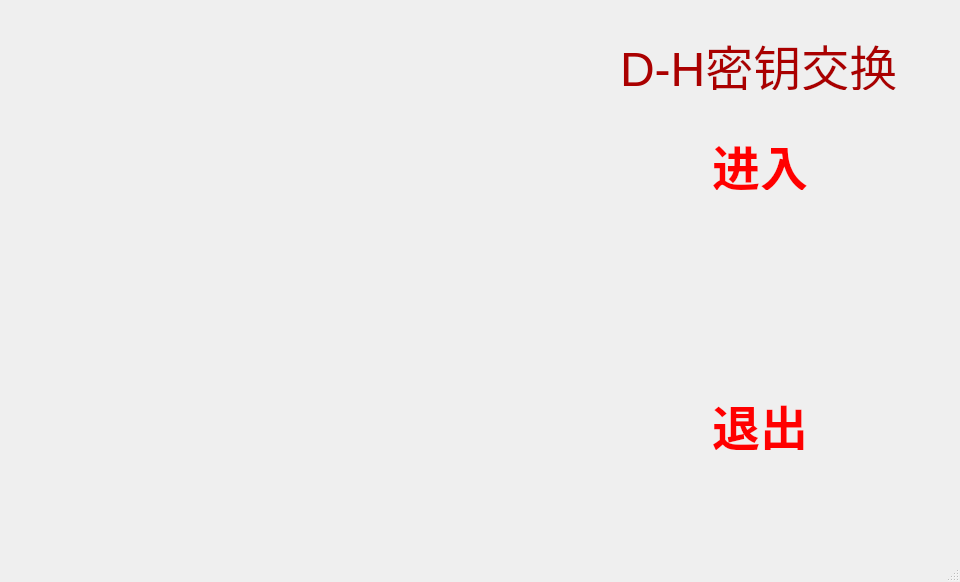
<?xml version="1.0" encoding="UTF-8"?>
<ui version="4.0">
 <class>MainWindow</class>
 <widget class="QMainWindow" name="MainWindow">
  <property name="geometry">
   <rect>
    <x>0</x>
    <y>0</y>
    <width>960</width>
    <height>582</height>
   </rect>
  </property>
  <property name="windowTitle">
   <string>MainWindow</string>
  </property>
  <widget class="QWidget" name="centralwidget">
   <widget class="QLabel" name="label_2">
    <property name="geometry">
     <rect>
      <x>620</x>
      <y>30</y>
      <width>291</width>
      <height>60</height>
     </rect>
    </property>
    <property name="text">
     <string>&lt;html&gt;&lt;head/&gt;&lt;body&gt;&lt;p&gt;&lt;span style=&quot; font-size:36pt; color:#aa0000;&quot;&gt;D-H密钥交换&lt;/span&gt;&lt;/p&gt;&lt;/body&gt;&lt;/html&gt;</string>
    </property>
   </widget>
   <widget class="QLabel" name="label_4">
    <property name="geometry">
     <rect>
      <x>710</x>
      <y>390</y>
      <width>100</width>
      <height>60</height>
     </rect>
    </property>
    <property name="text">
     <string>&lt;html&gt;&lt;head/&gt;&lt;body&gt;&lt;p align=&quot;center&quot;&gt;&lt;span style=&quot; font-size:36pt; font-weight:700; color:#ff0000;&quot;&gt;退出&lt;/span&gt;&lt;/p&gt;&lt;/body&gt;&lt;/html&gt;</string>
    </property>
   </widget>
   <widget class="QLabel" name="label">
    <property name="geometry">
     <rect>
      <x>0</x>
      <y>0</y>
      <width>960</width>
      <height>540</height>
     </rect>
    </property>
    <property name="styleSheet">
     <string notr="true">image: url(:/background.jpg);
</string>
    </property>
    <property name="text">
     <string/>
    </property>
   </widget>
   <widget class="QLabel" name="label_3">
    <property name="geometry">
     <rect>
      <x>710</x>
      <y>130</y>
      <width>100</width>
      <height>60</height>
     </rect>
    </property>
    <property name="text">
     <string>&lt;html&gt;&lt;head/&gt;&lt;body&gt;&lt;p align=&quot;center&quot;&gt;&lt;span style=&quot; font-size:36pt; font-weight:700; color:#ff0000;&quot;&gt;进入&lt;/span&gt;&lt;/p&gt;&lt;/body&gt;&lt;/html&gt;</string>
    </property>
   </widget>
   <zorder>label</zorder>
   <zorder>label_2</zorder>
   <zorder>label_4</zorder>
   <zorder>label_3</zorder>
  </widget>
  <widget class="QMenuBar" name="menubar">
   <property name="geometry">
    <rect>
     <x>0</x>
     <y>0</y>
     <width>960</width>
     <height>22</height>
    </rect>
   </property>
  </widget>
  <widget class="QStatusBar" name="statusbar"/>
 </widget>
 <resources/>
 <connections/>
</ui>
